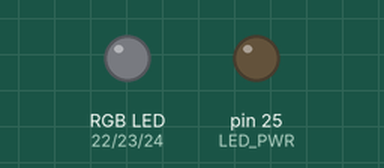
Recording of a sketch running on a simulated Arduino Mega 2560, built with avr-gcc and run on an emulated ATmega2560. Parts: an RGB LED mixed from three pins (HIGH = lit), output pins drawn as LEDs (lit = HIGH).

Above: at 0.6 s.
At 3.0 s:
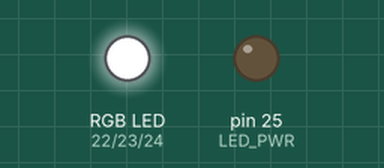
At 4.3 s:
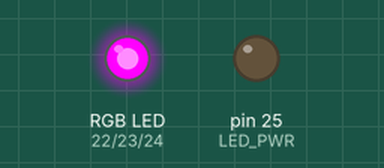
At 5.6 s:
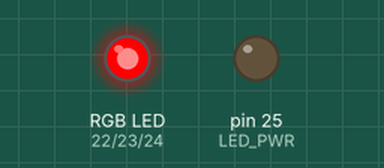
At 7.2 s:
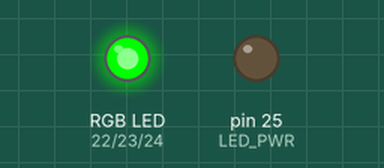
At 9.8 s:
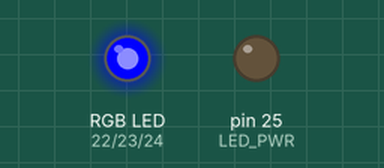
Timing chart, 0 to 11.1 s (numbered marks = the images above):
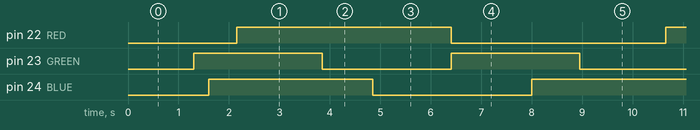

Measured:
- by itself, pin 22 (RED): alternates HIGH for 4.3 s and LOW for 4.3 s
- by itself, pin 23 (GREEN): alternates HIGH for 2.6 s and LOW for 2.6 s
- by itself, pin 24 (BLUE): alternates HIGH for 3.3 s and LOW for 3.2 s

The sketch:

rgb-led-fede.ino
```cpp
 #define RED 22
 #define BLUE 24
 #define GREEN 23
#define LED_PWR 25

// the PWM pin the LED is attached to
int r_brightness = 0;    // how bright the LED is
int g_brightness = 0;    // how bright the LED is
int b_brightness = 0;    // how bright the LED is

int r_fadeAmount = 3;    // how many points to fade the LED by
int g_fadeAmount = 4;    // how many points to fade the LED by
int b_fadeAmount = 5;    // how many points to fade the LED by

// the setup routine runs once when you press reset:
void setup() {
  // declare pin  to be an output:
  // intitialize the digital Pin as an output
  pinMode(RED, OUTPUT);
  pinMode(BLUE, OUTPUT);
  pinMode(GREEN, OUTPUT);
  pinMode(LED_PWR, OUTPUT);

  digitalWrite(LED_PWR, LOW);
}

// the loop routine runs over and over again forever:
void loop() {
  // set the brightness of pin:
  analogWrite(RED, r_brightness);
  analogWrite(BLUE, g_brightness);
  analogWrite(GREEN, b_brightness);

  // change the brightness for next time through the loop:
  r_brightness = r_brightness + r_fadeAmount;

  // reverse the direction of the fading at the ends of the fade:
  if (r_brightness <= 0 || r_brightness >= 255) {
    r_fadeAmount = -r_fadeAmount;
  }

  // change the brightness for next time through the loop:
  g_brightness = g_brightness + g_fadeAmount;

  // reverse the direction of the fading at the ends of the fade:
  if (g_brightness <= 0 || g_brightness >= 255) {
    g_fadeAmount = -g_fadeAmount;
  }

  // change the brightness for next time through the loop:
  b_brightness = b_brightness + b_fadeAmount;

  // reverse the direction of the fading at the ends of the fade:
  if (b_brightness <= 0 || b_brightness >= 255) {
    b_fadeAmount = -b_fadeAmount;
  }

  // wait for 30 milliseconds to see the dimming effect
  delay(50);
}
```
